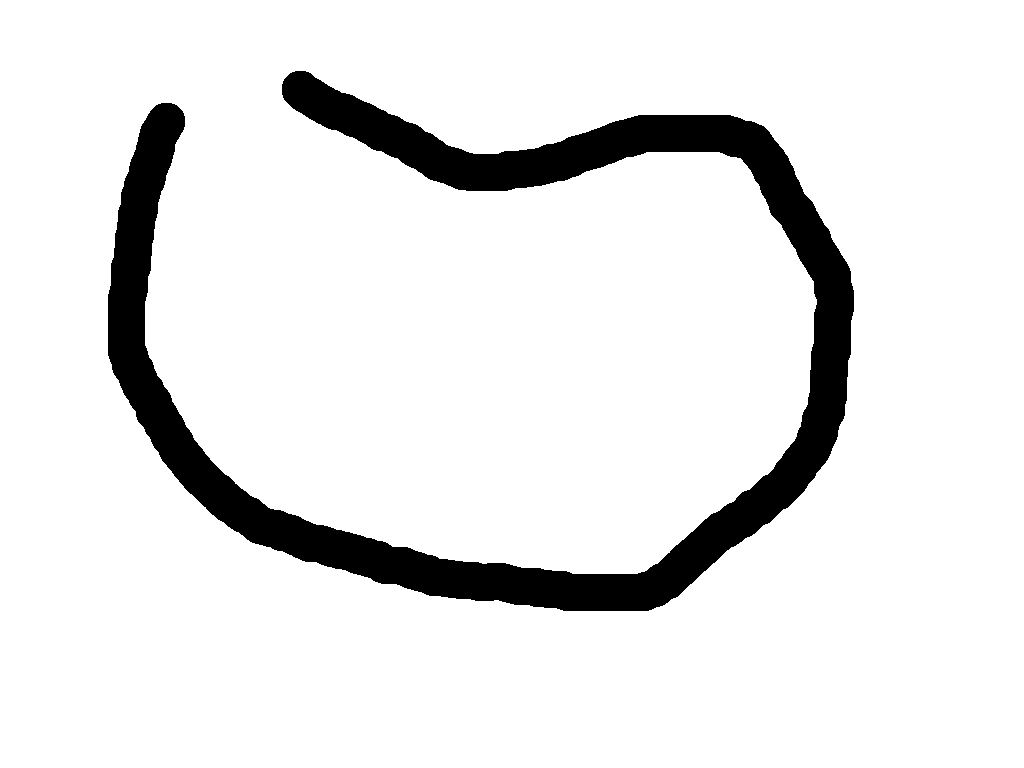
#> input picture Locomotion/Simulation_Images/test1.png, 1024 x 768 px, given in place of the camera
$ python main.py   (older library calls are emulated)
#> lines starting #> are read from the running program, lines starting #| are printed output that depends on the picture; after the words box and inside, x2 and y2 are one past the last pixel; in counts of white or black regions, pixels touching at a corner belong together
### Locomotion/Bot.py
#!/usr/bin/env python3.6

import BotStates
import locations
import cv2
import sys
import os
import utils
import time
import numpy as np

class Bot:
    def __init__(self, cam):
        '''
        cam = cv2 capture object
        '''

        self.state = BotStates.IDLE
        self.prevState = BotStates.IDLE

        self.cam = cam

        #doesn't know where it is on bootup assume base
        self.location = locations.BASE
        self.destination = self.location

        #for use in time critical situations
        self.currentTime = 0

        _, frame = cam.read()
#> frame is the input picture: shape (768, 1024, 3); 90.7% white; 1 black region, box (x1, y1, x2, y2) and area: (108, 71, 854, 611) 72872
        self.h, self.w = frame.shape[:2]
#> self.h = 768; self.w = 1024
        self.determineOutput()


    def isEmpty(self):
        if(len(self.contours) == 0):
            return True
        else:
            return False

    def update(self):

        _, self.frame = self.cam.read()

        try:
            #Don't need gray elsewhere I don't think
            gray = cv2.cvtColor(self.frame, cv2.COLOR_BGR2GRAY)

            #So openCV doesn't take the image border as the maximum contour
            self.gray = 255 - gray
#> self.gray: shape (768, 1024); 9.3% white; 1 white region

            self.blur = cv2.GaussianBlur(self.gray,(5,5),0)
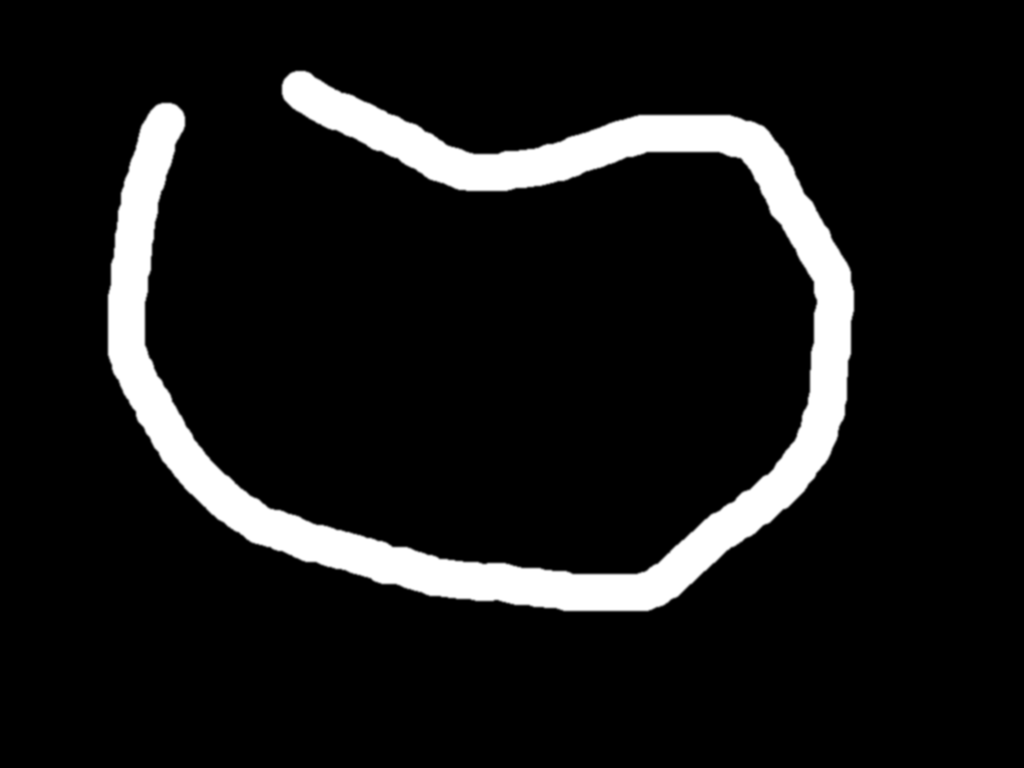
#> self.blur: shape (768, 1024); min 0, max 255, mean 23.6
            _, thresh = cv2.threshold(self.blur, 127, 255, 0)
            _ ,self.contours, _ = cv2.findContours(thresh, cv2.RETR_LIST, cv2.CHAIN_APPROX_SIMPLE)
#> self.contours = 1 contour; box (x1, y1, x2, y2) and area: (108, 71, 854, 611) 71084

            self.updateCenter()

        except TypeError:
            print("frame is empty")
            sys.exit(-1)

    def updateCenter(self):
        if(not self.isEmpty()):
            c = max(self.contours, key = cv2.contourArea)
#> c = contour of 1474 points, box (x1, y1, x2, y2) (108, 71, 854, 611), area 71084
            M = cv2.moments(c)
#> M = moments, m00 71083.5, centre m10/m00, m01/m00 = (490, 346.2)

            if(M["m00"] == 0):
                cx = int(self.w / 2)
                cy = int(self.h / 2)
            else:
                cx = int(M["m10"]/M["m00"])
#> cx = 489
                cy = int(M["m01"]/M["m00"])
#> cy = 346

        else:
            print("Line lost")
            self.state = BotStates.LINE_LOST

        self.center = (cx, cy)
#> self.center = (489, 346)

    # [56 lines left out: function scanBarcode, not called in this run]


    def determineOutput(self):
        '''
        Main logic where actions are performed and state is determined
        '''

        self.update()

        if(self.state == BotStates.IDLE):
            self.prevState = self.state
            self.state = BotStates.BASED

        elif(self.state == BotStates.BASED):

            # [9 lines of commented-out code are left out]

            pass

        elif(self.state == BotStates.MOTION):

            #TODO store the limits as variables
            #TODO implement some kind of PID or PI control

            #if moment is at an extreme turn the robot
            if(self.center[0] > int(self.w * 0.75)):
                #motor1 = fullspeed
                #motor2 = off
                pass
            elif(self.center[0] < int(self.w * 0.25)):
                #motor1 = off
                #motor2 = fullspeed
                pass
            else:
                #motor1 = fullspeed
                #motor2 = fullspeed
                pass
            pass

            if(self.scanBarcode()):
                #if robot was just at a station ignore the barcode

                #this might be expensive look for workaround

                cv2.imwrite("temp.png",self.frame)
                code = utils.getBarcodeResults("temp.png")
                os.remove("temp.png")

                if(code == self.location):
                    pass
                else:
                    self.prevState = self.state
                    self.state = BotStates.BARCODE_DETECTED

        elif(self.state == BotStates.BARCODE_DETECTED):

            cv2.imwrite("temp.png",self.frame)
            code = utils.getBarcodeResults("temp.png")
            os.remove("temp.png")

            #TODO error handling on the barcode
            self.location = code


            if(self.location == self.destination):
                self.prevState = self.state
                self.state = BotStates.WAITING_FOR_CUP
            else:
                self.prevState = self.state
                self.state = BotStates.MOTION

            pass

        elif(self.state == BotStates.WAITING_FOR_CUP):

            TIMEOUT = 3000

            if(self.currentTime == 0):
                self.startTime = time.time()
                self.currentTime = time.time()
                diff = self.currentTime - self.startTime
            else:
                self.currentTime = time.time()
                diff = self.currentTime - self.startTime

            # [8 lines of commented-out code are left out]

            if(diff > TIMEOUT):
                self.currentTime = 0
                self.startTime = 0
                self.prevState = self.state
                #Later sucker
                self.state = BotStates.MOTION

        elif(self.state == BotStates.DISPENSING):

            #dispense the liquid with GPIO
            #wait or make blocking call

            self.prevState = self.state
            self.state = BotStates.WAITING_FOR_RETRIEVAL


        elif(self.state == BotStates.WAITING_FOR_RETRIEVAL):

            TIMEOUT = 3000

            if(self.currentTime == 0):
                self.startTime = time.time()
                self.currentTime = time.time()
                diff = self.currentTime - self.startTime
            else:
                self.currentTime = time.time()
                diff = self.currentTime - self.startTime

            # [8 lines of commented-out code are left out]


            if(diff > TIMEOUT):
                self.currentTime = 0
                self.startTime = 0
                self.prevState = self.state
                self.state = BotStates.ALERT


        elif(self.state == BotStates.ALERT):

            #play tone or flash LEDs somehow
            #need to look into pi compatible media

            self.prevState = self.state
            self.state = BotStates.WAITING_FOR_RETRIEVAL

        elif(self.state == BotStates.LINE_LOST):

            #What do we do in this situation?
            print("line lost")

            sys.exit(-1)


### Locomotion/main.py
#!/usr/bin/env python3.6

import Bot
import cv2

cam = cv2.VideoCapture(0)

b = Bot.Bot(cam)

while(True):

    b.determineOutput()
    cv2.imshow("frame",b.frame)


    keyPressed  = cv2.waitKey(2) & 0xFF
#> (key q is pressed here)

    if(keyPressed == ord('q')):
        break

$ run again, on Locomotion/Simulation_Images/test2.png
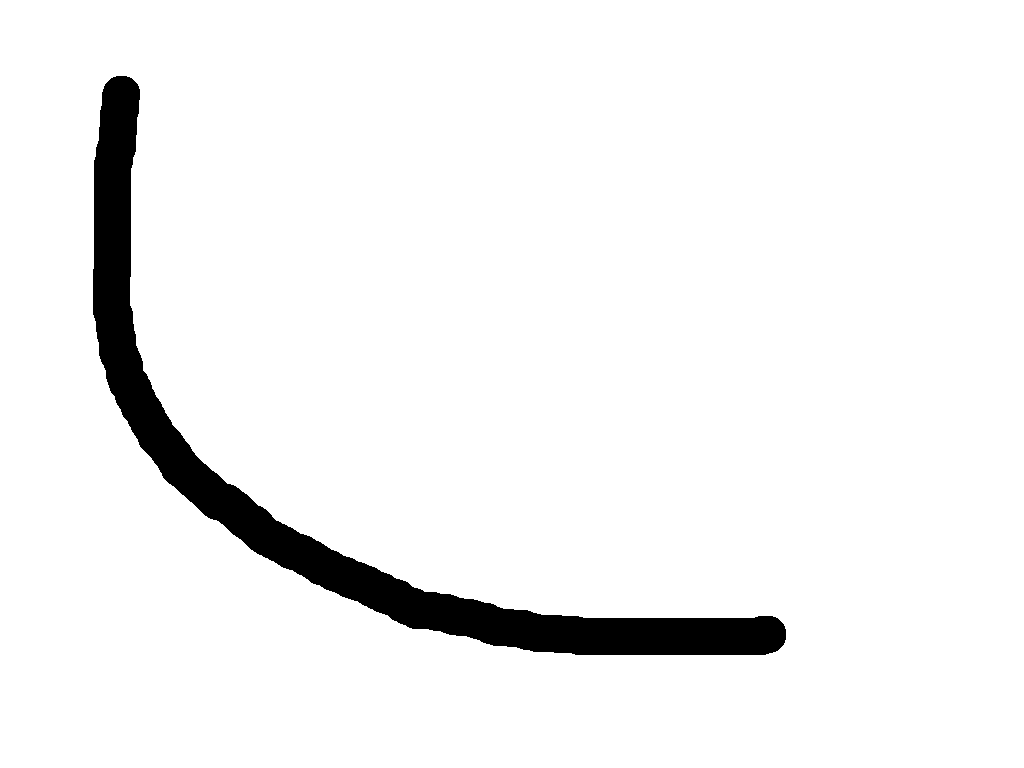
#> input picture Locomotion/Simulation_Images/test2.png, 1024 x 768 px, given in place of the camera
#> in __init__, frame is the input picture: shape (768, 1024, 3); 94.9% white; 1 black region, box (x1, y1, x2, y2) and area: (93, 76, 786, 655) 39806
#> self.gray: shape (768, 1024); 5.1% white; 1 white region
#> in update, `self.blur = cv2.GaussianBlur(self.gray,(5,5),0)`:
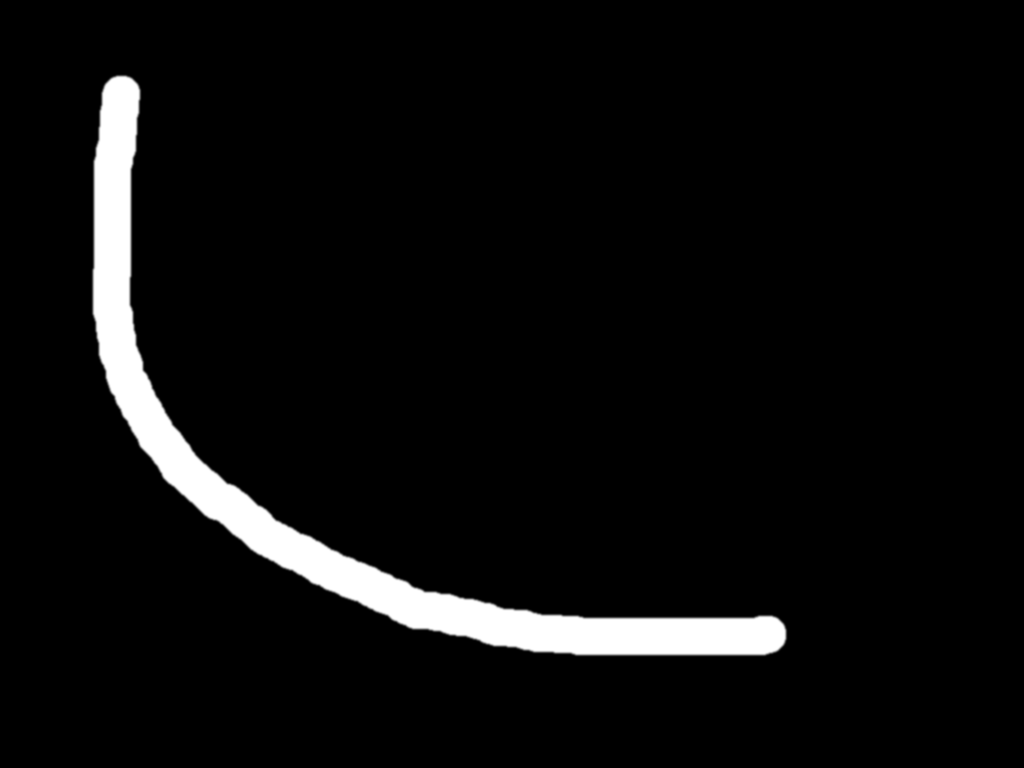
#> self.blur: shape (768, 1024); min 0, max 255, mean 12.9
#> self.contours = 1 contour; box (x1, y1, x2, y2) and area: (93, 76, 786, 655) 38792
#> c = contour of 598 points, box (x1, y1, x2, y2) (93, 76, 786, 655), area 38792
#> M = moments, m00 38792.5, centre m10/m00, m01/m00 = (333.7, 472.9)
#> cx = 333
#> cy = 472
#> self.center = (333, 472)

$ run again, on Locomotion/Simulation_Images/test4.png
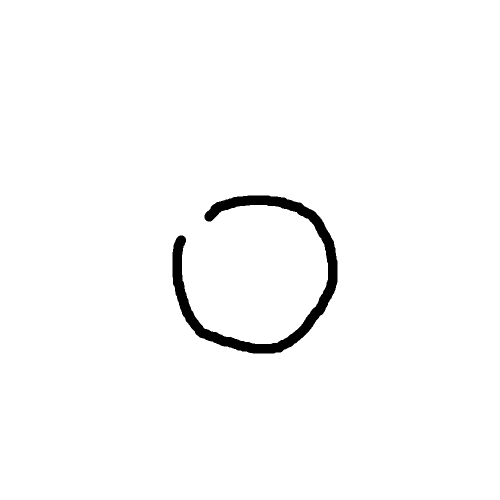
#> input picture Locomotion/Simulation_Images/test4.png, 1000 x 1000 px, given in place of the camera (shown at 1/2 size)
#> in __init__, frame is the input picture: shape (1000, 1000, 3); 98.2% white; 1 black region, box (x1, y1, x2, y2) and area: (345, 391, 675, 707) 17932
#> in update, `self.gray = 255 - gray`:
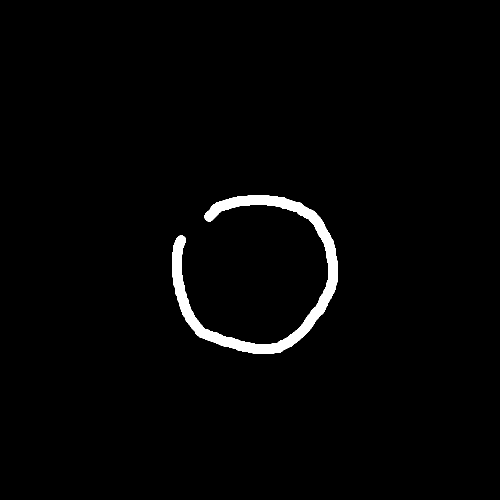
#> self.gray: shape (1000, 1000) (shown at 1/2 size); 1.8% white; 1 white region, box (x1, y1, x2, y2) and area: (345, 391, 675, 707) 17932
#> thresh: shape (1000, 1000); 1.8% white; 1 white region
#> self.contours = 1 contour; box (x1, y1, x2, y2) and area: (345, 391, 675, 707) 17078
#> c = contour of 722 points, box (x1, y1, x2, y2) (345, 391, 675, 707), area 17078
#> M = moments, m00 17078.5, centre m10/m00, m01/m00 = (517.1, 551.7)
#> cx = 517
#> cy = 551
#> self.center = (517, 551)
